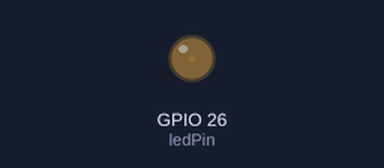
Recording of a sketch running on a simulated ESP32. On the bench: output pins drawn as LEDs (lit = HIGH).

Above: at 0.05 s.
At 1.15 s:
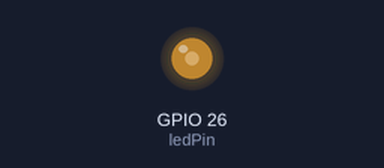
At 2.3 s:
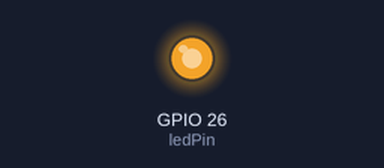
At 4.6 s:
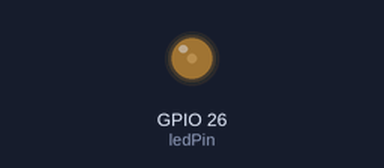
Timing chart, 0 to 6.6 s (numbered marks = the images above):
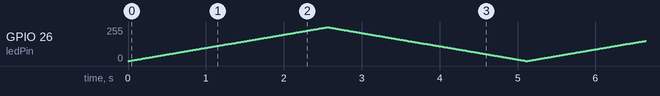

The sketch:

esp32_pwm.ino
```cpp
const int ledPin = A19;

void setup() {
  // put your setup code here, to run once:
  ledcAttach(ledPin,12800,8);
  ledcAttachChannel(ledPin,12800,8,0);
}

void loop() {
  // put your main code here, to run repeatedly:
  static uint8_t brightness = 0;
  static int diff = 1;
  ledcWrite(ledPin,brightness);
  if(brightness == 0){
    diff = 1;
  }else if(brightness == 255){
    diff = -1;
  }
  brightness += diff;
  delay(10);
}
```
